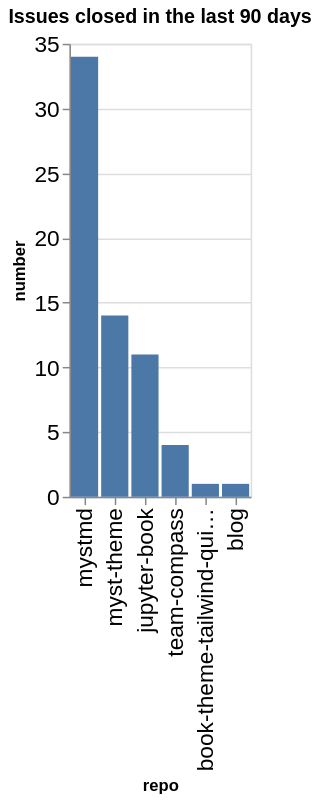

This figure's notebook cell:
### Code cell
closed_counts = closed.groupby(['org', 'repo']).count()['number'].reset_index()
closed_counts['org/repo'] = closed_counts.apply(lambda a: a['org'] + '/' + a['repo'], axis=1)
sorted_vals = closed_counts.sort_values(['number'], ascending=False)['repo'].values
alt.Chart(data=closed_counts, title=f"Issues closed in the last {n_days} days").mark_bar().encode(
    x=alt.X('repo', sort=alt.Sort(sorted_vals.tolist())),
    y='number',
)

### Figure 1 — Vega-Lite specification as saved in the notebook (floating-point values rounded to 4 significant figures)
{"config": {"axisLeft": {"labelFontSize": 15}, "axisBottom": {"labelFontSize": 15}}, "data": {"name": "data-fb169bc4454e5438d51fe50000b37130"}, "mark": {"type": "bar"}, "encoding": {"x": {"field": "repo", "sort": ["mystmd", "myst-theme", "jupyter-book", "team-compass", "book-theme-tailwind-quickstart", "blog"], "type": "nominal"}, "y": {"field": "number", "type": "quantitative"}}, "title": "Issues closed in the last 90 days", "$schema": "https://vega.github.io/schema/vega-lite/v5.20.1.json", "datasets": {"data-fb169bc4454e5438d51fe50000b37130": [{"org": "jupyter-book", "repo": "blog", "number": 1, "org/repo": "jupyter-book/blog"}, {"org": "jupyter-book", "repo": "book-theme-tailwind-quickstart", "number": 1, "org/repo": "jupyter-book/book-theme-tailwind-quickstart"}, {"org": "jupyter-book", "repo": "jupyter-book", "number": 11, "org/repo": "jupyter-book/jupyter-book"}, {"org": "jupyter-book", "repo": "myst-theme", "number": 14, "org/repo": "jupyter-book/myst-theme"}, {"org": "jupyter-book", "repo": "mystmd", "number": 34, "org/repo": "jupyter-book/mystmd"}, {"org": "jupyter-book", "repo": "team-compass", "number": 4, "org/repo": "jupyter-book/team-compass"}]}}
